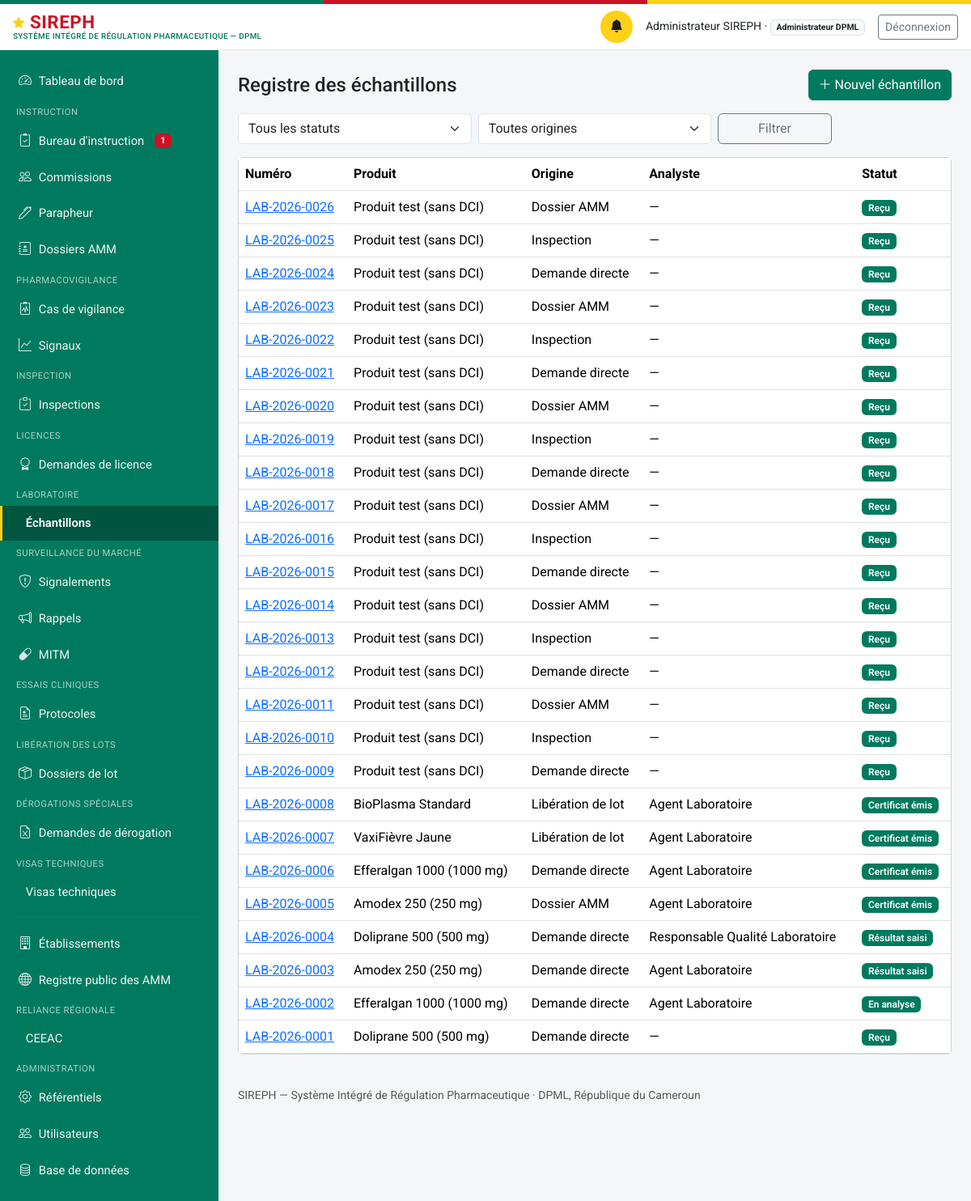
Before: /echantillons (signed in) with the older database file.
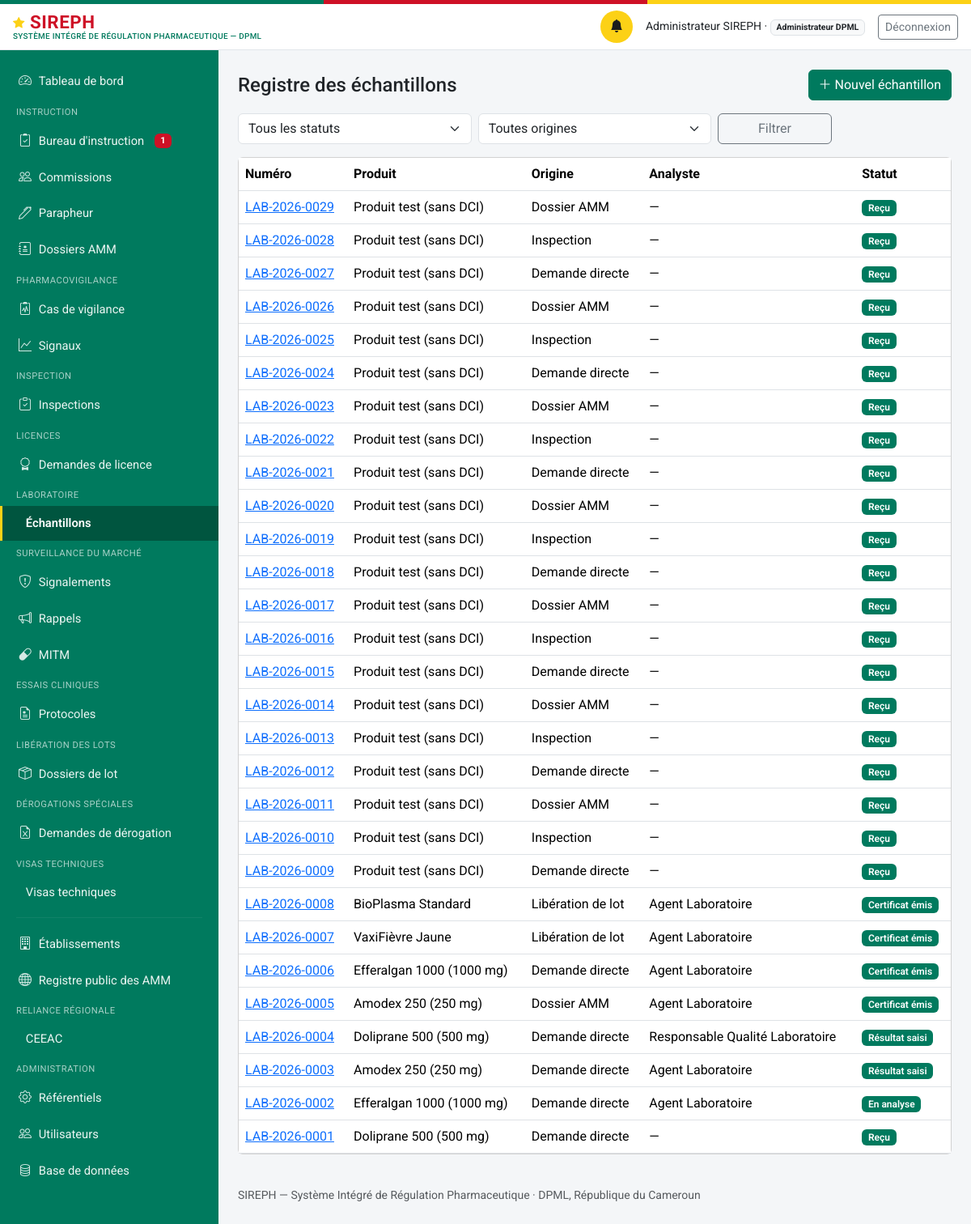
After: the same page with the newer database file.
### models.py (models this page shows, shortened)
class Echantillon(db.Model):
    id = db.Column(db.Integer, primary_key=True)
    numero = db.Column(db.String(30), unique=True, nullable=False)  # LAB-{annee}-{seq4}
    produit_id = db.Column(db.Integer, db.ForeignKey("produit.id"), nullable=False)
    lot_id = db.Column(db.Integer, db.ForeignKey("lot.id"), nullable=True)
    origine = db.Column(db.String(30), nullable=False, default="demande_directe")
    origine_reference_id = db.Column(db.Integer, nullable=True)
    date_reception = db.Column(db.DateTime, default=datetime.utcnow)
    demandeur_id = db.Column(db.Integer, db.ForeignKey("personne.id"), nullable=True)
    analyste_id = db.Column(db.Integer, db.ForeignKey("personne.id"), nullable=True)
    validateur_id = db.Column(db.Integer, db.ForeignKey("personne.id"), nullable=True)
    resultats_json = db.Column(db.Text, default="[]")  # liste de ResultatParametre
    statut = db.Column(db.String(20), nullable=False, default="recu")
    conclusion = db.Column(db.String(20), nullable=True)  # conforme | non_conforme, décision explicite RQ
    observation_rejet = db.Column(db.Text, nullable=True)
    date_maj = db.Column(db.DateTime, default=datetime.utcnow, onupdate=datetime.utcnow)
    produit = db.relationship("Produit", foreign_keys=[produit_id])
    lot = db.relationship("Lot", foreign_keys=[lot_id])
    demandeur = db.relationship("Personne", foreign_keys=[demandeur_id])
    analyste = db.relationship("Personne", foreign_keys=[analyste_id])
    validateur = db.relationship("Personne", foreign_keys=[validateur_id])
    @property
    def resultats(self):
        return json.loads(self.resultats_json or "[]")

class Produit(db.Model):
    id = db.Column(db.Integer, primary_key=True)
    denomination_commune_internationale = db.Column(db.String(300), nullable=False, default="")
    nom_commercial = db.Column(db.String(300), nullable=False, default="")
    forme_pharmaceutique = db.Column(db.String(150), nullable=False, default="")
    dosage = db.Column(db.String(150))
    categorie = db.Column(db.String(30), nullable=False, default="medicament")
    nature = db.Column(db.String(30), nullable=True)
    fabricant_id = db.Column(db.Integer, db.ForeignKey("etablissement.id"), nullable=True)
    titulaire_amm_id = db.Column(db.Integer, db.ForeignKey("etablissement.id"), nullable=True)
    pays_origine = db.Column(db.String(150))
    statut_amm_courant = db.Column(db.String(20), nullable=False, default="aucune")
    date_creation = db.Column(db.DateTime, default=datetime.utcnow)
    est_mitm = db.Column(db.Boolean, nullable=False, default=False)
    disponibilite_declaree = db.Column(db.String(20), nullable=True)  # disponible | rupture
    composition_integrale = db.Column(db.Text, nullable=True)
    classe_therapeutique = db.Column(db.String(300), nullable=True)
    indications_therapeutiques = db.Column(db.Text, nullable=True)
    voie_administration = db.Column(db.String(150), nullable=True)
    duree_stabilite = db.Column(db.String(100), nullable=True)
    prix_grossiste_ht = db.Column(db.Integer, nullable=True)  # XAF, hors taxe
    fabricant = db.relationship("Etablissement", foreign_keys=[fabricant_id])
    titulaire_amm = db.relationship("Etablissement", foreign_keys=[titulaire_amm_id])
    dossiers = db.relationship("DossierAMM", backref="produit", lazy="dynamic",
                                foreign_keys="DossierAMM.produit_id")
    @property
    def libelle(self):
        base = self.nom_commercial or self.denomination_commune_internationale or f"Produit #{self.id}"
        if self.dosage:
            return f"{base} ({self.dosage})"
        return base

class Personne(db.Model):
    id = db.Column(db.Integer, primary_key=True)
    nom_complet = db.Column(db.String(200), nullable=False)
    email = db.Column(db.String(150), unique=True, nullable=False)  # identifiant de connexion
    password_hash = db.Column(db.String(255), nullable=False)
    role_systeme = db.Column(db.String(50), nullable=False)
    etablissement_rattachement_id = db.Column(db.Integer, db.ForeignKey("etablissement.id"), nullable=True)
    contact = db.Column(db.String(200))
    statut_compte = db.Column(db.String(20), nullable=False, default="actif")
    date_creation = db.Column(db.DateTime, default=datetime.utcnow)
    etablissement = db.relationship("Etablissement", foreign_keys=[etablissement_rattachement_id])
    @property
    def role_label(self):
        from permissions import ROLES
        return ROLES.get(self.role_systeme, self.role_systeme)
    @property
    def niveau(self):
        from permissions import niveau
        return niveau(self)
    @property
    def est_externe(self):
        from permissions import est_externe
        return est_externe(self.role_systeme)

### routes_lt.py (the view)
@lt_bp.route("/echantillons")
@login_required
@roles_required(*ROLES_LT)
def registre():
    q = Echantillon.query
    statut = request.args.get("statut", "")
    origine = request.args.get("origine", "")
    if statut:
        q = q.filter_by(statut=statut)
    if origine:
        q = q.filter_by(origine=origine)
    echantillons = q.order_by(Echantillon.date_reception.desc()).all()
    return render_template("laboratoire/registre.html", echantillons=echantillons, statut=statut, origine=origine)

### auth.py (called while the page is built)
def current_user():
    uid = session.get("user_id")
    if not uid:
        return None
    return db.session.get(Personne, uid)

def login_required(view):
    @wraps(view)
    def wrapped(*a, **kw):
        if not current_user():
            return redirect(url_for("login", next=request.path))
        return view(*a, **kw)
    return wrapped

def roles_required(*roles):
    def deco(view):
        @wraps(view)
        def wrapped(*a, **kw):
            u = current_user()
            if not u or u.role_systeme not in roles:
                abort(403)
            return view(*a, **kw)
        return wrapped
    return deco

### permissions.py (called while the page is built)
def est_externe(role):
    return role in ROLES_EXTERNES

def niveau(user_ou_role):
    if user_ou_role is None:
        return 0
    role = getattr(user_ou_role, "role_systeme", user_ou_role)
    return NIVEAU_PAR_ROLE.get(role, 0)

def a_permission(user, cle_permission):
    if user is None:
        return False
    return user.role_systeme in PERMISSIONS_TRANSVERSES.get(cle_permission, [])

### templates/laboratoire/registre.html (shortened to what this page needs)
{% extends "base.html" %}
{% block content %}
<div class="d-flex justify-content-between align-items-center mb-3">
  <h4 class="mb-0">Registre des échantillons</h4>
  {% if current_user.role_systeme in ("administrateur_dpml", "agent_laboratoire") %}
  <a href="{{ url_for('lt.nouveau') }}" class="btn btn-primary"><i class="bi bi-plus-lg"></i> Nouvel échantillon</a>
  {% endif %}
</div>
<form method="get" class="row g-2 mb-3" role="search">
  <div class="col-md-4">
    <select class="form-select" id="statut" name="statut">
      <option value="">Tous les statuts</option>
    </select>
  </div>
  <div class="col-md-4">
    <select class="form-select" id="origine" name="origine">
      <option value="">Toutes origines</option>
    </select>
  </div>
  <div class="col-md-2"><button class="btn btn-outline-secondary w-100">Filtrer</button></div>
</form>
<div class="card">
  <div class="table-responsive">
    <table class="table table-hover align-middle mb-0">
      <thead><tr><th>Numéro</th><th>Produit</th><th>Origine</th><th>Analyste</th><th>Statut</th></tr></thead>
      <tbody>
        {% for e in echantillons %}
        <tr>
          <td><a href="{{ url_for('lt.fiche', id=e.id) }}">{{ e.numero }}</a></td>
          <td>{{ e.produit.libelle }}</td>
          <td>{{ ORIGINES_LT.get(e.origine, e.origine) }}</td>
          <td>{{ e.analyste.nom_complet if e.analyste else "—" }}</td>
          <td><span class="badge bg-primary badge-statut">{{ STATUTS_LT.get(e.statut, e.statut) }}</span></td>
        </tr>
        {% else %}
        <tr><td colspan="5" class="text-center text-muted py-4">Aucun résultat ne correspond à ces critères.</td></tr>
        {% endfor %}
      </tbody>
    </table>
  </div>
</div>
{% endblock %}

Changed rows visible on the page:
added Echantillon: numero "LAB-2026-0029", produit.libelle "Produit test (sans DCI)", get "Dossier AMM", analyste "—", get "Reçu"
added Echantillon: numero "LAB-2026-0028", produit.libelle "Produit test (sans DCI)", get "Inspection", analyste "—", get "Reçu"
added Echantillon: numero "LAB-2026-0027", produit.libelle "Produit test (sans DCI)", get "Demande directe", analyste "—", get "Reçu"
